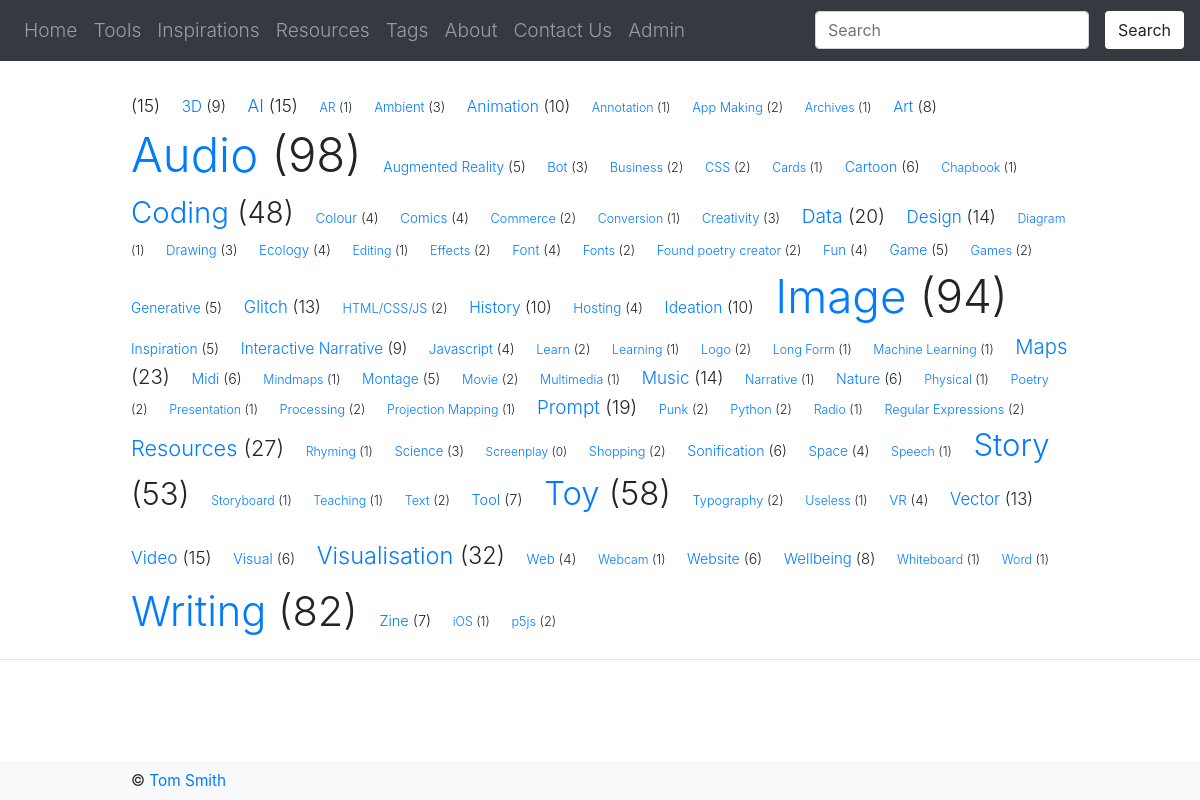
The page /activities/tags on the database as committed earlier.
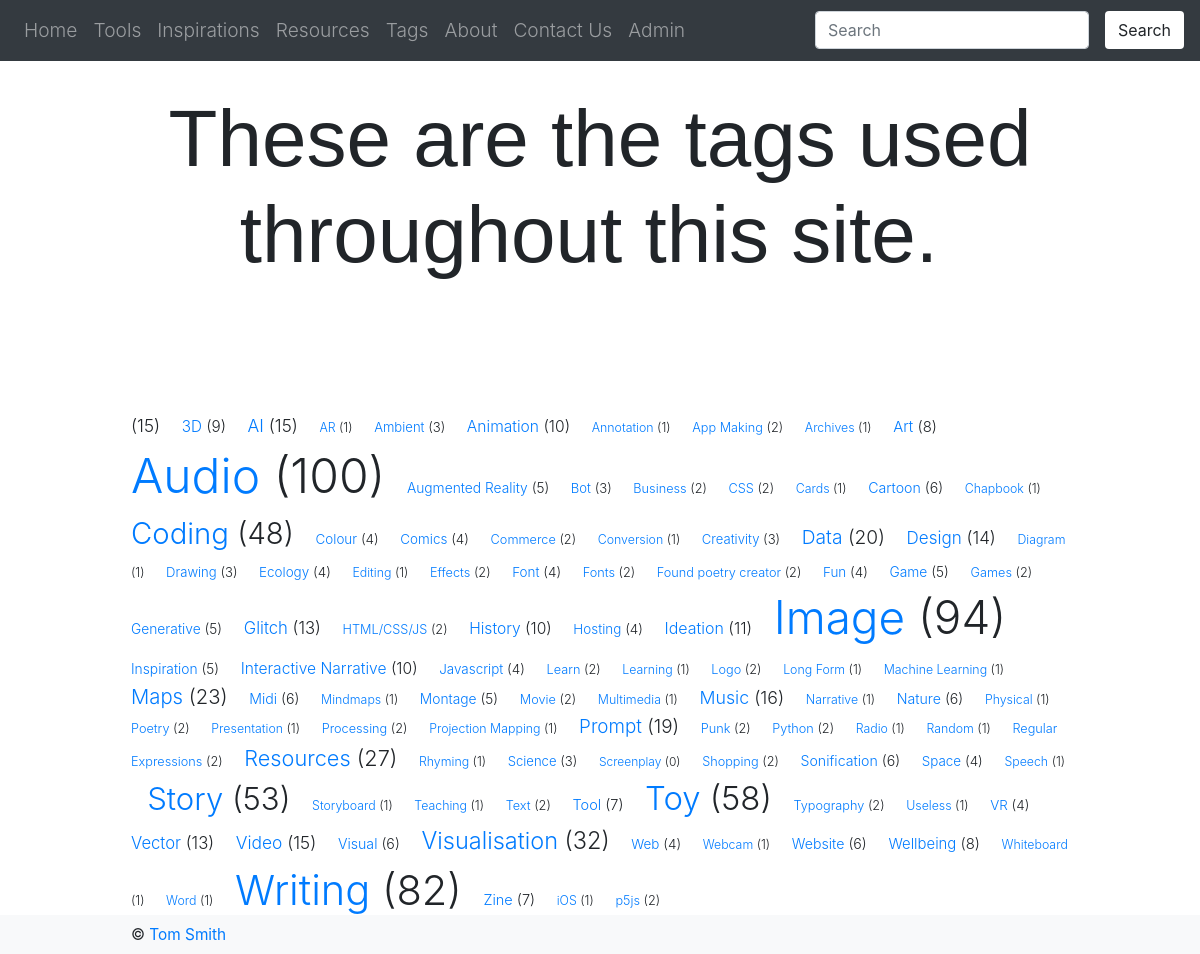
The same page on the database as committed later.
### tools/models.py (models this page shows, shortened)
class Tag(models.Model):
	slug = models.SlugField(null=True, blank=True, default='')
	name = models.CharField(max_length=100)
	about = models.TextField(null=True, blank=True, default='')
	class Meta:
		ordering = ['name',]
	def tools_count(self):
		tagC = Tool.objects.filter(tags=self).count()
		resC = Resource.objects.filter(tags=self).count()
		inspC = Inspiration.objects.filter(tags=self).count()
		return tagC + resC + inspC
	def font_size(self):
		return translate(self.tools_count(), 0, 100, 12, 48 )

class Page(models.Model):
	slug = models.SlugField(null=True, blank=True, default='')
	name = models.CharField(max_length=100)
	preamble = HTMLField(default='', null=True, blank=True)
	image_url = models.URLField(max_length=250, null=True, default='', blank=True)
	youtube = models.URLField(max_length=250, null=True, default='', blank=True)
	text = HTMLField(null=True, blank=True, default='')
	image = models.ImageField(upload_to ='',
			height_field=None, width_field=None, max_length=250,
			blank=True, default=None, null=True)
	class Meta:
		ordering = ['name',]

### tools/views.py (the view)
# urls.py: path('tags', views.tags, name='tags'),
def tags(request):
    banner = Page.objects.filter(slug="tags").first()
    tags = Tag.objects.all()
    return render(request, "tools/tags.html", {'tags': tags,  'banner':banner} )

### tools/models.py (called while the page is built)
def translate(value, leftMin, leftMax, rightMin, rightMax):
    leftSpan = leftMax - leftMin
    rightSpan = rightMax - rightMin
    valueScaled = float(value - leftMin) / float(leftSpan)
    return rightMin + (valueScaled * rightSpan)

### tools/templates/tools/tags.html (shortened to what this page needs)
{% extends "_base.html" %}
{% block content %}
<div id="banner">
     <h3>{{banner.preamble|safe}}</h3>
</div>
<div>
  <p>
  {% for tag in tags %}
   <span style="font-size:{{tag.font_size}}px">
   <a href="/activities/tag/{{tag.slug}}">{{tag.name}} </a>({{tag.tools_count}})</span> &nbsp;&nbsp;
  {%endfor%}
  </p>
</div>
{% endblock %}

### tools/templates/_base.html (shortened to what this page needs)
{% load static %}
<!DOCTYPE html>
<html>
<head>
	<link rel="stylesheet" href="//stackpath.bootstrapcdn.com/bootstrap/4.3.1/css/bootstrap.min.css">
	<link rel="stylesheet" type="text/css" href="/static/css/main.css">
</head>
<body>
	{%  include 'navbar.html' %}
	<div class="container" >
		{% block content %}
		{% endblock %}
    </div>
	<hr>
	{%  include 'footer.html' %}
</body>
</html>

### tools/templates/navbar.html (shortened to what this page needs)
{% load static %}
<nav class="navbar navbar-expand-lg navbar-dark bg-dark">
  <div class="collapse navbar-collapse" id="navbarNav">
    <ul class="navbar-nav">
      <li class="nav-item">
        <a class="nav-link" href="/">Home</a>
      </li>
      <li class="nav-item">
        <a class="nav-link" href="/activities/tools">Tools</a>
      </li>
      <li class="nav-item">
        <a class="nav-link" href="/activities/inspirations">Inspirations</a>
      </li>
       <li class="nav-item">
        <a class="nav-link" href="/activities/resources">Resources</a>
      </li>
      <li class="nav-item">
        <a class="nav-link" href="/activities/tags">Tags</a>
      </li>
       <li class="nav-item">
        <a class="nav-link" href="/activities/page/about">About</a>
      </li>
      <li class="nav-item">
        <a class="nav-link" href="/activities/page/contact-us">Contact Us</a>
      </li>
       <li class="nav-item">
        <a class="nav-link" href="/admin/">Admin</a>
      </li>
    </ul>
      <form class="form-inline my-4 my-lg-0 ml-auto" action="/activities/search" method="get">
        <input class="form-control" type="search" placeholder="Search" aria-label="Search" name="q">
        <button class="btn btn-outline-white btn-md my-1 my-sm-0 ml-3 searchbutton" type="submit">Search</button>
      </form>
      </div>
 </nav>

### tools/templates/footer.html
<footer>
  <nav class="navbar fixed-bottom navbar-light bg-light">
    <div class="container">
      <small>
        <span>©
          <a href="http://everythingability.com">Tom Smith</a>
        </span>
      </small>
    </div>
  </nav>
</footer>

### tools/static/css/main.css (style rules this page uses)
body { background:#fff; font-size: 1.2rem; font-weight: 300; }
.container { min-width: 768px; max-width: 968px; }
.searchbutton { background-color: white!important; }
#banner { margin-top: 30px; text-align:center; }
#banner h3 { font-size:80px; font-family: 'Franklin', sans-serif; }

Rows that differ between the two databases and show on the page:
added Page: preamble "These are the tags used throughout this site."
computed for Tag "Audio": tools_count "98" → "100"
computed for Tag "Ideation": tools_count "10" → "11"
computed for Tag "Interactive Narrative": tools_count "9" → "10"
computed for Tag "Music": tools_count "14" → "16"
added Tag: name "Random", tools_count "1"
